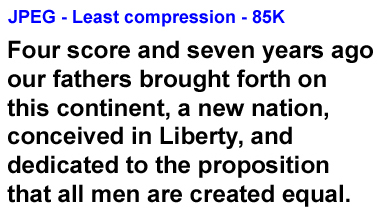
#> input picture app/temp/temp.jpg, 381 x 212 px
$ python -i image_preprocesing.py   (imports and definitions only)
#> lines starting #> are read from the running program, lines starting #| are printed output that depends on the picture; after the words box and inside, x2 and y2 are one past the last pixel; in counts of white or black regions, pixels touching at a corner belong together
import cv2
from numpy import ndarray, ones, uint8
import pytesseract


def resize_img(img_array: ndarray):
    return cv2.resize(img_array, None, fx=1.2, fy=1.2, interpolation=cv2.INTER_CUBIC)


def convert_to_grayscale(img_array):
    img = cv2.cvtColor(img_array, cv2.COLOR_BGR2GRAY)

    return img


def denoise_img(img_array):
    kernel = ones((1, 1), uint8)
    img = cv2.dilate(img_array, kernel, iterations=1)
    img = cv2.erode(img_array, kernel, iterations=1)

    return img


def blur_img(img_array):
    bg = cv2.threshold(
        cv2.medianBlur(img_array, 3), 0, 255, cv2.THRESH_BINARY + cv2.THRESH_OTSU
    )[1]

    img = 255 - cv2.absdiff(img_array, bg)

    return img


def get_image_with_bounding_boxes(img_path: str):
    img = cv2.imread(img_path)
    h, w, _ = img.shape
    boxes = pytesseract.image_to_boxes(img)
    for b in boxes.splitlines():
        b = b.split(' ')
        img = cv2.rectangle(img, (int(b[1]), h - int(b[2])), (int(b[3]), h - int(b[4])), (0, 255, 0), 2)
    return img

>>> import cv2
>>> picture = cv2.imread('../temp/temp.jpg', cv2.IMREAD_GRAYSCALE)
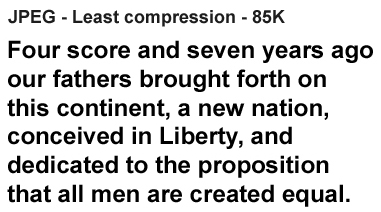
#> picture: shape (212, 381); min 0, max 255, mean 211.8
>>> result = blur_img(picture)
#> in blur_img, `bg = cv2.threshold( cv2.medianBlur(img_array, 3), 0, 255, cv2.THRESH_B..`:
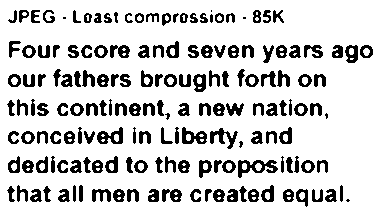
#> bg: shape (212, 381); 82% white; 163 black regions (7 under 20 px), largest, box (x1, y1, x2, y2) and area: (238, 160, 278, 178) 337, (97, 127, 123, 144) 241, (182, 127, 207, 144) 237
#> in blur_img, `img = 255 - cv2.absdiff(img_array, bg)`:
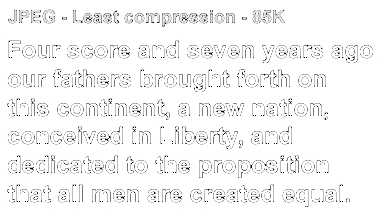
#> img: shape (212, 381); min 0, max 255, mean 244.4
